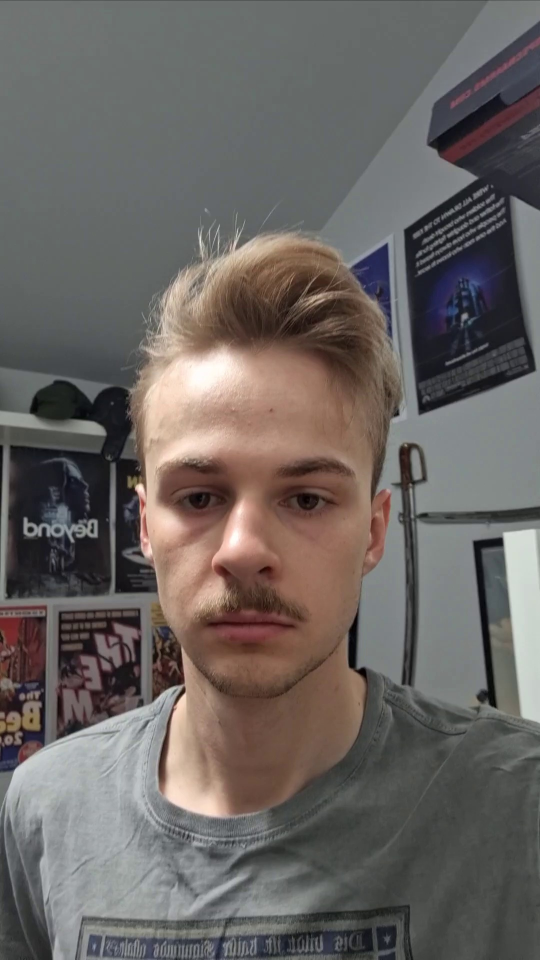
#> input picture WMA_s27369/root/Proj_4/media/images/adam/adam_0000.jpg, 1080 x 1920 px (shown at 1/2 size); its folder holds only this picture in this run
$ python crop_faces.py
#> lines starting #> are read from the running program, lines starting #| are printed output that depends on the picture
import cv2
import os

# Settings
IMG_SIZE = (100, 100)
INPUT_DIR = "media/images"
OUTPUT_DIR = "media/faces"
DEBUG = True  # Set to True to see debug windows

os.makedirs(OUTPUT_DIR, exist_ok=True)

# Use a more robust cascade
cascade_path = cv2.data.haarcascades + "haarcascade_frontalface_alt2.xml"
face_cascade = cv2.CascadeClassifier(cascade_path)

for class_name in os.listdir(INPUT_DIR):
    input_class_dir = os.path.join(INPUT_DIR, class_name)
    output_class_dir = os.path.join(OUTPUT_DIR, class_name)
    os.makedirs(output_class_dir, exist_ok=True)

    for fname in os.listdir(input_class_dir):
        if not fname.lower().endswith((".jpg", ".jpeg", ".png")):
            continue

        img_path = os.path.join(input_class_dir, fname)
        img = cv2.imread(img_path)
#> img is the input picture: shape (1920, 1080, 3); mean B, G, R 97.7, 100.5, 106.1
        if img is None:
            continue

        gray = cv2.cvtColor(img, cv2.COLOR_BGR2GRAY)
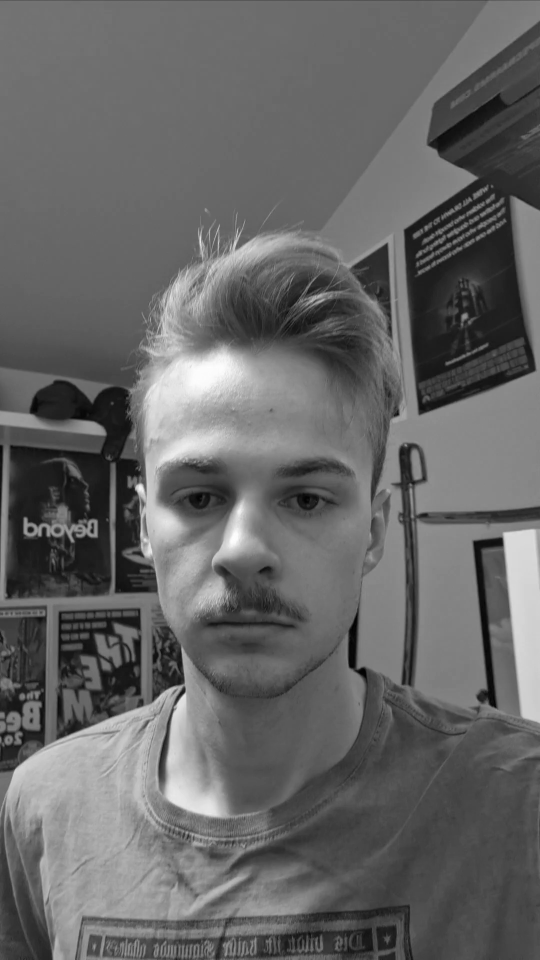
#> gray: shape (1920, 1080) (shown at 1/2 size); min 0, max 254, mean 101.9

        # Tweak parameters
        faces = face_cascade.detectMultiScale(
            gray, scaleFactor=1.1, minNeighbors=3, minSize=(30, 30)
        )
#> faces = [[904, 543, 53, 53], [204, 759, 600, 600]]

        if len(faces) == 0:
            print(f"[!] No face in {img_path}")
            if DEBUG:
                cv2.imshow("No face", img)
                cv2.waitKey(0)
            continue

        # Take the largest detected face
        x, y, w, h = max(faces, key=lambda box: box[2] * box[3])
#> x = 204; y = 759; w = 600; h = 600
        pad = int(0.2 * w)
#> pad = 120
        x1 = max(x - pad, 0)
#> x1 = 84
        y1 = max(y - pad, 0)
#> y1 = 639
        x2 = min(x + w + pad, img.shape[1])
#> x2 = 924
        y2 = min(y + h + pad, img.shape[0])
#> y2 = 1479

        face = img[y1:y2, x1:x2]
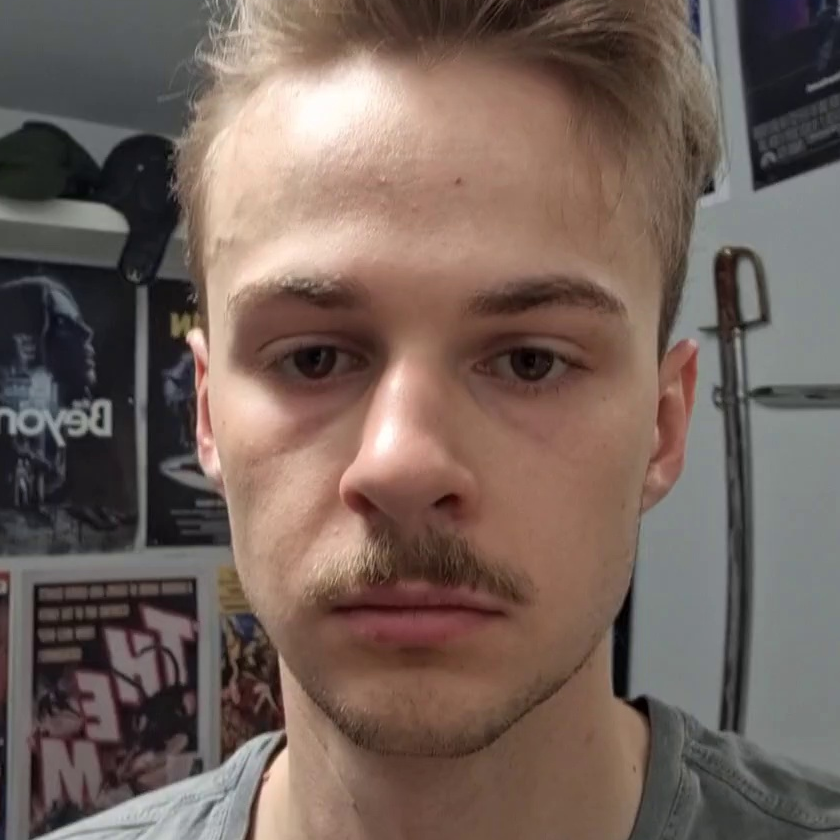
#> face: shape (840, 840, 3); mean B, G, R 90.8, 98.4, 115.6
        face_resized = cv2.resize(face, IMG_SIZE)
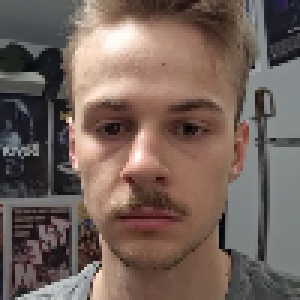
#> face_resized: shape (100, 100, 3) (shown 3 times larger); mean B, G, R 90.6, 98.2, 115.5

        out_path = os.path.join(output_class_dir, fname)
        cv2.imwrite(out_path, face_resized)

        if DEBUG:
            cv2.imshow("Detected", face_resized)
            if cv2.waitKey(1) == 27:
#> (key Esc is pressed here)
                break
#> pass 2 of the loop `for class_name in os.listdir(INPUT_DIR):`:
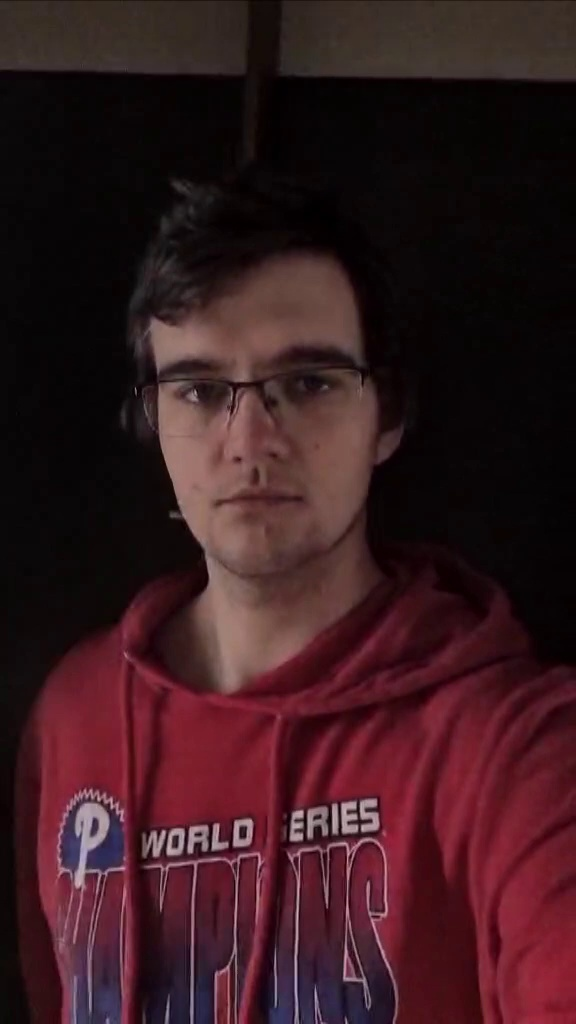
#> input picture WMA_s27369/root/Proj_4/media/images/janek/janek_0000.jpg, 576 x 1024 px
#> img is the input picture: shape (1024, 576, 3); mean B, G, R 30.6, 26.3, 55.5
#> `gray = cv2.cvtColor(img, cv2.COLOR_BGR2GRAY)`:
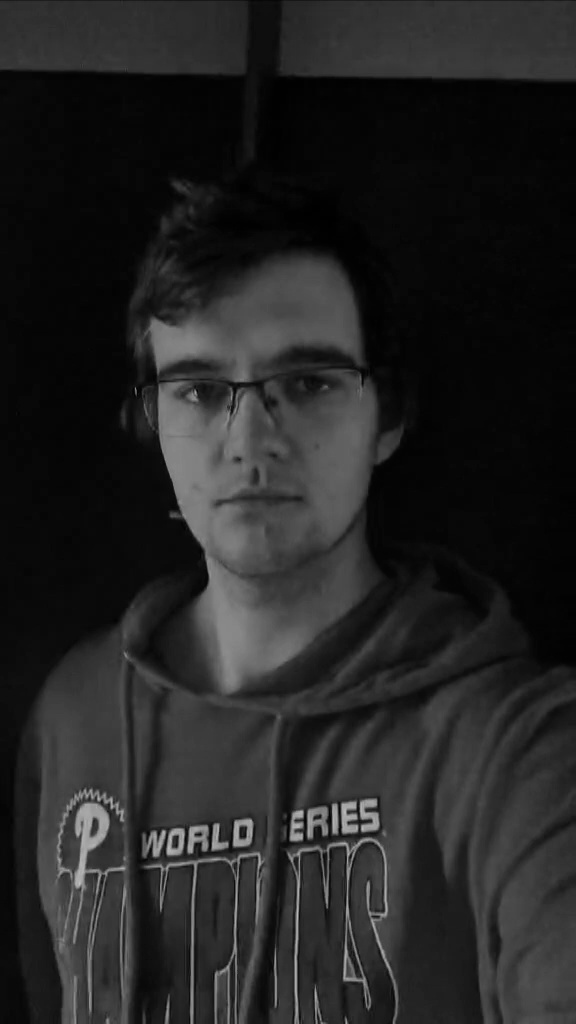
#> gray: shape (1024, 576); min 0, max 193, mean 35.6
#> faces = [[99, 267, 314, 314]]
#> x = 99; y = 267; w = 314
#> pad = 62
#> x1 = 37
#> y1 = 205
#> x2 = 475
#> y2 = 643
#> `face = img[y1:y2, x1:x2]`:
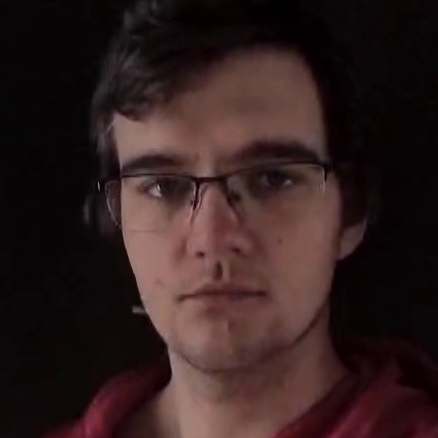
#> face: shape (438, 438, 3); mean B, G, R 30.3, 30.9, 48.7
#> (key Enter is pressed here)

if DEBUG:
    cv2.destroyAllWindows()

print("Cropping done. Saved to", OUTPUT_DIR)
